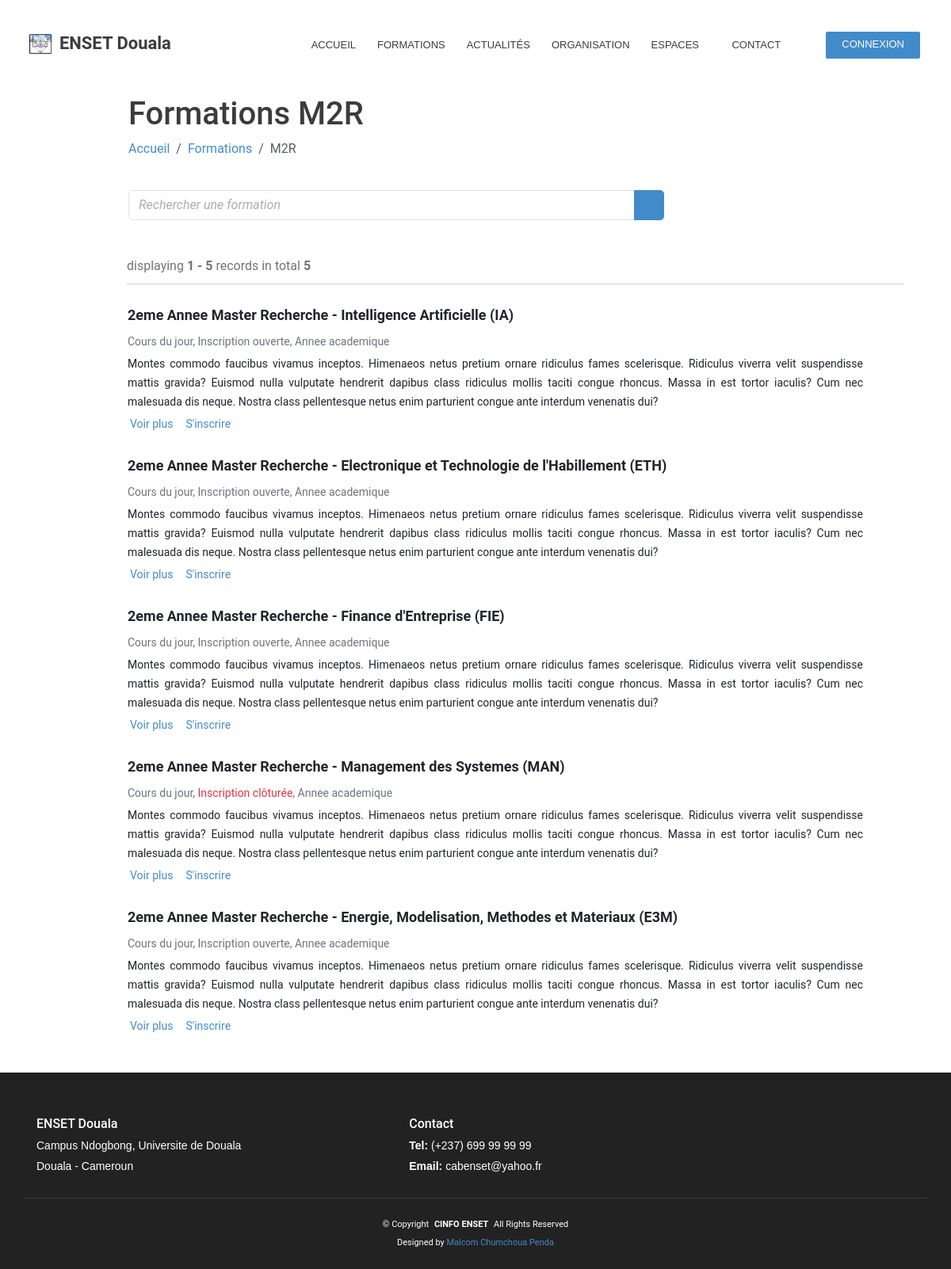
Screenshot of /courses/list/M2R with the database file from the repository.
### services/demo/schemas.py (models this page shows)
class Course(db.Model):
    __bind_key__ = 'demo'
    __tablename__ = 'courses'
    id = db.Column(db.String(10), primary_key=True)
    open = db.Column(db.Boolean, nullable=False)
    period = db.Column(db.String(9), nullable=False)
    text = db.Column(db.String(200), nullable=True)
    option_id = db.Column(db.String(10), db.ForeignKey('options.id'))
    diploma_id = db.Column(db.String(10), db.ForeignKey('diplomas.id'))
    level_id = db.Column(db.String(15), db.ForeignKey('levels.id'))

class Level(db.Model):
    __bind_key__ = 'demo'
    __tablename__ = 'levels'
    id = db.Column(db.String(15), primary_key=True)
    name = db.Column(db.String(100), nullable=False)
    courses = db.relationship('Course', backref='level', cascade=CASCADE)

class Option(db.Model):
    __bind_key__ = 'demo'
    __tablename__ = 'options'
    id = db.Column(db.String(10), primary_key=True)
    name = db.Column(db.String(100), nullable=False)
    unit_id = db.Column(db.String(50), db.ForeignKey('units.id'))
    formation_id = db.Column(db.String(5), db.ForeignKey('formations.id'))
    courses = db.relationship('Course', backref='option', cascade=CASCADE)

### pages/courses/routes.py (the view)
@ui.route("/list", defaults={'formation':None, 'unit':None})
@ui.route("/list/all", defaults={'formation':None, 'unit':None})
@ui.route("/list/all/<unit>", defaults={'formation':None})
@ui.route("/list/<formation>", defaults={'unit':None})
@ui.route("/list/<formation>/<unit>")
def list(formation, unit):
    header = _create_list_header(formation, unit)
    courses = qry.get_courses(db.session, formation=formation, unit=unit)
    courses, pagination = _create_paginated_courses(courses)
    return render_template('courses-listing.html',
                            header=header,
                            courses=courses,
                            pagination=pagination)

### app.py (called while the page is built)
@app.context_processor
def inject_defaults():
    return {'default_deadline':default_deadline,
            'portals': PORTALS,
            'contact':CONTACT,
            'links':LINKS}

@app.context_processor
def inject_menus():
    return {'landing':LANDING_MENU['children'],
            'login':LOGIN_MENU['children']}

@app.template_filter('safe_md')
def convert_to_safe(md_link):
    if '/store/' in md_link:
        md_dir = SERVICES_DIR
    elif '/assets/' in md_link:
        md_dir = PAGES_DIR
    else:
        raise RuntimeError(f'Invalid Path -> {md_link}')
    if md_link.startswith('/'):
        md_link = md_link[1:]
    md_link = os.path.normpath(md_link)
    filename = os.path.join(md_dir, md_link)
    safe = app.jinja_env.filters['safe']
    return safe(read_markdown(filename))

### core/utils.py (called while the page is built)
def read_text(filepath, encoding='utf-8', coerce=True):
    try:
        with open(filepath, 'r', encoding=encoding) as f:
            text = f.read()
    except UnicodeDecodeError:
        if not coerce:
            raise
        valid = None
        for enc in encodings:
            print('- test read with', enc, 'for', filepath)
            try:
                with open(filepath, 'r', encoding=enc) as f:
                    text = f.read()
                    valid = True
            except UnicodeDecodeError:
                continue
        if not valid:
            raise RuntimeError(f'Unable to read text in {filepath}')
    return text

def read_markdown(filepath, encoding='utf-8', coerce=True):
    text = read_text(filepath, encoding=encoding, coerce=coerce)
    return md.markdown(text)

### pages/courses/routes.py (called while the page is built)
def _create_list_header(formation, unit):
    title = 'Formations'
    if formation is None:
        if unit is None:
            link = '...'
        else:
            link = unit.upper()
            title += f' {link}'
    else:
        formation = formation.upper()
        if unit is None:
            title += f' {formation}'
            link = formation
        else:
            unit = unit.upper()
            link = f'{unit} ({formation})'
            title += f' {link}'
    return dict(title=title, link=link)

### services/demo/queries.py (called while the page is built, shortened)
def get_courses(session, formation=None, unit=None):
    query = session.query(sch.Course).join(sch.Option)
    if formation:
        query = query.filter(sch.Option.formation_id==formation)
    if unit:
        query = query.filter_by(sch.Option.unit_id==unit)
    return query.all()

### pages/courses/layouts/courses-listing.html (shortened to what this page needs)
{% extends 'landing-listing.html' %}
{% block custom_css %}
  <link href="{{ url_for('courses.static', filename='css/courses.css') }}" rel="stylesheet">
{% endblock %}
{% block listing_hero %}
  <div class="container">
      <div class="row">
          <div class="col-12 d-flex flex-column align-items-start">
            <h1>{{ header.title }}</h1>
            <nav aria-label="breadcrumb">
              <ol class="breadcrumb">
                <li class="breadcrumb-item"><a href="{{ url_for('home.index') }}">Accueil</a></li>
                <li class="breadcrumb-item"><a href="{{ url_for('courses.index') }}">Formations</a></li>
                <li class="breadcrumb-item active" aria-current="page">{{ header.link }}</li>
              </ol>
            </nav>
          </div>
          <div class="col-12 col-lg-8 mt-4">
            <form>
                <div class="input-group mb-3">
                    <input type="text" class="form-control" placeholder="Rechercher une formation" aria-label="Search filter" aria-describedby="button-addon2">
                    <button class="btn btn-primary" type="button" id="button-addon2">
                        <i class="bi bi-search"></i>
                    </button>
                </div>
            </form>
          </div>
      </div>
  </div>
{% endblock %}
{% block listing_main %}
  <section class="section results">
    <div class="container">
      <div class="row">
          <div class="col-12 px-0">
            {{ pagination.info }}
            <ul class="list-group w-100 pt-4 courses">
              {% for item in courses %}
                <li class="list-group-item course-item">
                  <h4 class="d-flex flex-lg-row flex-column">
                    {{ item.level.name }} - {{ item.option.name }} ({{ item.option_id }})
                  </h4>
                  <div class="text-secondary pb-1">
                    {% if item.formation_id == 'CPS' %}
                      <span>Cours du soir</span>,
                    {% else %}
                      <span>Cours du jour</span>,
                    {% endif %}
                    {% if item.open %}
                      <span>Inscription ouverte</span>,
                    {% else %}
                      <span class="text-danger">Inscription clôturée</span>,
                    {% endif %}
                    <span class="text-nowrap">Annee academique {{ item.annee }}</span>
                  </div>
                  {{ item.text | safe_md }}
                  <div class="d-flex justify-content-start gx-4 pt-0">
                    <a class="btn btn-link ms-0" href="{{ url_for('courses.details',key=item.id, prev_url=request.path, prev=header.link) }}">Voir plus</a>
                    <a class="btn btn-link" href="{{ url_for('admission.index') }}">S'inscrire</a>
                  </div>
                </li>
              {% endfor %}
            </ul>
          </div>
      </div>
    </div>
  </section>
{% endblock %}
{% block listing_authors %}
  <a>Malcom Chumchoua Penda</a>
{% endblock %}

### core/theme/static/css/color.css (style rules this page uses)
:root { --primary-color: #428bca; --secondary-dark-color: #3c3c3c; --secondary-color: #444444; --secondary-light-color: #edeff0e3; --white-color: #ffffff; --black-color: #222222; --success-color: rgb(5, 109, 95); --danger-color: rgb(233, 70, 97); }
:root { -e:rgb(68, 68, 68); --primary-transparent-90: rgb(66, 139, 202, 0.90); --primary-transparent-80: rgb(66, 139, 202, 0.80); --primary-transparent-70: rgb(66, 139, 202, 0.70); --primary-transparent-60: rgb(66, 139, 202, 0.60); --primary-transparent-50: rgb(66, 139, 202, 0.50); --primary-transparent-40: rgb(66, 139, 202, 0.40); --primary-transparent-30: rgb(66, 139, 202, 0.30); --primary-transparent-20: rgb(66, 139, 202, 0.20); --primary-transparent-10: rgb(66, 139, 202, 0.10); --secondary-transparent-90: rgb(68, 68, 68, 0.90); --secondary-transparent-80: rgb(68, 68, 68, 0.80); --secondary-transparent-70: rgb(68, 68, 68, 0.70); --secondary-transparent-60: rgb(68, 68, 68, 0.60); --secondary-transparent-50: rgb(68, 68, 68, 0.50); --secondary-transparent-40: rgb(68, 68, 68, 0.40); --secondary-transparent-30: rgb(68, 68, 68, 0.30); --secondary-transparent-20: rgb(68, 68, 68, 0.20); --secondary-transparent-10: rgb(68, 68, 68, 0.10); --white-transparent-90: rgba(255, 255, 255, 0.95); --white-transparent-80: rgba(255, 255, 255, 0.85); --white-transparent-70: rgba(255, 255, 255, 0.75); --white-transparent-60: rgba(255, 255, 255, 0.65); --white-transparent-50: rgba(255, 255, 255, 0.55); --white-transparent-40: rgba(255, 255, 255, 0.45); --white-transparent-30: rgba(255, 255, 255, 0.35); --white-transparent-20: rgba(255, 255, 255, 0.25); --white-transparent-10: rgba(255, 255, 255, 0.15); --black-transparent-90: rgb(34, 34, 34, 0.90); --black-transparent-80: rgb(34, 34, 34, 0.80); --black-transparent-70: rgb(34, 34, 34, 0.70); --black-transparent-60: rgb(34, 34, 34, 0.60); --black-transparent-50: rgb(34, 34, 34, 0.50); --black-transparent-40: rgb(34, 34, 34, 0.40); --black-transparent-30: rgb(34, 34, 34, 0.30); --black-transparent-20: rgb(34, 34, 34, 0.20); --black-transparent-10: rgb(34, 34, 34, 0.10); }

### core/theme/static/css/preloader.css (style rules this page uses)
:root { --background-color: #ffffff; --default-color: #444444; --heading-color: #222222; --accent-color: #428bca; --surface-color: #ffffff; --contrast-color: #ffffff; }

### pages/courses/assets/css/courses.css (style rules this page uses)
.courses { border-top: 1px solid color-mix(in srgb, var(--default-color), transparent 75%); border-radius: 0%; }
.course-item { border-color: transparent; margin-bottom: 0; padding: 0 50px 20px 0; }
.course-item > p { margin-bottom: 0; }

### rows the page displays
Course: level.name "2eme Annee Master Recherche", option.name "Intelligence Artificielle", option_id "IA", open "Inscription ouverte", text "Montes commodo faucibus vivamus inceptos. Himenaeos netus pretium ornare ridiculus fames scelerisque. Ridiculus viverra velit suspendisse mattis gravida? Euismod nulla vulputate hendrerit dapibus class ridiculus mollis taciti congue rhoncus. Massa in est tortor iaculis? Cum nec malesuada dis neque. Nostra class pellentesque netus enim parturient congue ante interdum venenatis dui?"
Course: level.name "2eme Annee Master Recherche", option.name "Electronique et Technologie de l'Habillement", option_id "ETH", open "Inscription ouverte", text "Montes commodo faucibus vivamus inceptos. Himenaeos netus pretium ornare ridiculus fames scelerisque. Ridiculus viverra velit suspendisse mattis gravida? Euismod nulla vulputate hendrerit dapibus class ridiculus mollis taciti congue rhoncus. Massa in est tortor iaculis? Cum nec malesuada dis neque. Nostra class pellentesque netus enim parturient congue ante interdum venenatis dui?"
Course: level.name "2eme Annee Master Recherche", option.name "Finance d'Entreprise", option_id "FIE", open "Inscription ouverte", text "Montes commodo faucibus vivamus inceptos. Himenaeos netus pretium ornare ridiculus fames scelerisque. Ridiculus viverra velit suspendisse mattis gravida? Euismod nulla vulputate hendrerit dapibus class ridiculus mollis taciti congue rhoncus. Massa in est tortor iaculis? Cum nec malesuada dis neque. Nostra class pellentesque netus enim parturient congue ante interdum venenatis dui?"
Course: level.name "2eme Annee Master Recherche", option.name "Management des Systemes", option_id "MAN", open "Inscription clôturée", text "Montes commodo faucibus vivamus inceptos. Himenaeos netus pretium ornare ridiculus fames scelerisque. Ridiculus viverra velit suspendisse mattis gravida? Euismod nulla vulputate hendrerit dapibus class ridiculus mollis taciti congue rhoncus. Massa in est tortor iaculis? Cum nec malesuada dis neque. Nostra class pellentesque netus enim parturient congue ante interdum venenatis dui?"
Course: level.name "2eme Annee Master Recherche", option.name "Energie, Modelisation, Methodes et Materiaux", option_id "E3M", open "Inscription ouverte", text "Montes commodo faucibus vivamus inceptos. Himenaeos netus pretium ornare ridiculus fames scelerisque. Ridiculus viverra velit suspendisse mattis gravida? Euismod nulla vulputate hendrerit dapibus class ridiculus mollis taciti congue rhoncus. Massa in est tortor iaculis? Cum nec malesuada dis neque. Nostra class pellentesque netus enim parturient congue ante interdum venenatis dui?"

### other values shown
{{ entry.text }} "ACCUEIL" "FORMATIONS" "ACTUALITÉS" "ORGANISATION" "CONTACT"
{{ entry.text }} "ESPACES"
{{ header.title }} "Formations M2R"
{{ header.link }} "M2R"
{{ pagination.info }} "displaying 1 - 5 records in total 5"
{{ contact.addresse }} "Campus Ndogbong, Universite de Douala"
{{ contact.ville }} "Douala - Cameroun"
{{ contact.tel }} "(+237) 699 99 99 99"
{{ contact.email }} "cabenset@yahoo.fr"
